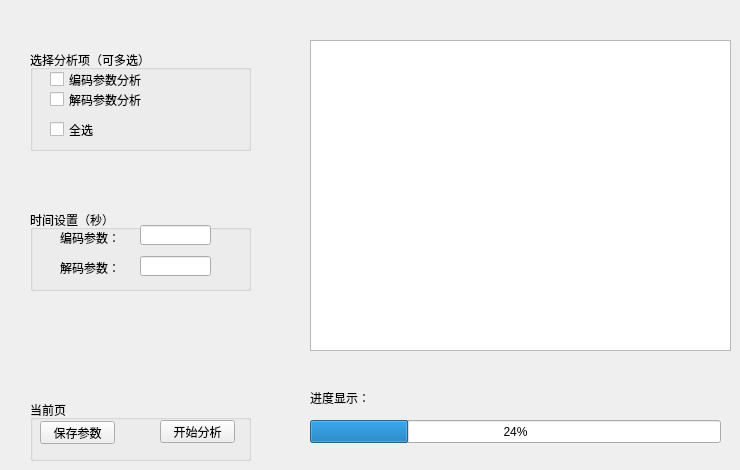
    <widget class="QWidget" name="tab_Media">
     <attribute name="title">
      <string>媒体分析</string>
     </attribute>
     <widget class="QTextBrowser" name="textBrowser_Media">
      <property name="geometry">
       <rect>
        <x>310</x>
        <y>40</y>
        <width>421</width>
        <height>311</height>
       </rect>
      </property>
     </widget>
     <widget class="QLabel" name="label_4">
      <property name="geometry">
       <rect>
        <x>310</x>
        <y>390</y>
        <width>72</width>
        <height>15</height>
       </rect>
      </property>
      <property name="text">
       <string>进度显示：</string>
      </property>
     </widget>
     <widget class="QProgressBar" name="progressBar_Media">
      <property name="geometry">
       <rect>
        <x>310</x>
        <y>420</y>
        <width>411</width>
        <height>23</height>
       </rect>
      </property>
      <property name="value">
       <number>24</number>
      </property>
     </widget>
     <widget class="QGroupBox" name="groupBox_MediaSet">
      <property name="geometry">
       <rect>
        <x>30</x>
        <y>400</y>
        <width>221</width>
        <height>61</height>
       </rect>
      </property>
      <property name="title">
       <string>当前页</string>
      </property>
      <widget class="QPushButton" name="pushButton_MediaSave">
       <property name="geometry">
        <rect>
         <x>10</x>
         <y>21</y>
         <width>75</width>
         <height>23</height>
        </rect>
       </property>
       <property name="text">
        <string>保存参数</string>
       </property>
      </widget>
      <widget class="QPushButton" name="pushButton_MediaStart">
       <property name="geometry">
        <rect>
         <x>130</x>
         <y>20</y>
         <width>75</width>
         <height>23</height>
        </rect>
       </property>
       <property name="text">
        <string>开始分析</string>
       </property>
      </widget>
     </widget>
     <widget class="QGroupBox" name="groupBox_MediaItem">
      <property name="geometry">
       <rect>
        <x>30</x>
        <y>50</y>
        <width>221</width>
        <height>101</height>
       </rect>
      </property>
      <property name="title">
       <string>选择分析项（可多选）</string>
      </property>
      <widget class="QCheckBox" name="checkBox_Encode">
       <property name="geometry">
        <rect>
         <x>20</x>
         <y>20</y>
         <width>131</width>
         <height>19</height>
        </rect>
       </property>
       <property name="text">
        <string>编码参数分析</string>
       </property>
      </widget>
      <widget class="QCheckBox" name="checkBox_Decode">
       <property name="geometry">
        <rect>
         <x>20</x>
         <y>40</y>
         <width>131</width>
         <height>19</height>
        </rect>
       </property>
       <property name="text">
        <string>解码参数分析</string>
       </property>
      </widget>
      <widget class="QCheckBox" name="checkBox_MediaAll">
       <property name="geometry">
        <rect>
         <x>20</x>
         <y>70</y>
         <width>131</width>
         <height>19</height>
        </rect>
       </property>
       <property name="text">
        <string>全选</string>
       </property>
      </widget>
     </widget>
     <widget class="QGroupBox" name="groupBox_MediaTime">
      <property name="geometry">
       <rect>
        <x>30</x>
        <y>210</y>
        <width>221</width>
        <height>81</height>
       </rect>
      </property>
      <property name="title">
       <string>时间设置（秒）</string>
      </property>
      <widget class="QLineEdit" name="lineEdit_MediaEncode">
       <property name="geometry">
        <rect>
         <x>110</x>
         <y>15</y>
         <width>71</width>
         <height>20</height>
        </rect>
       </property>
      </widget>
      <widget class="QLabel" name="label_16">
       <property name="geometry">
        <rect>
         <x>30</x>
         <y>20</y>
         <width>81</width>
         <height>16</height>
        </rect>
       </property>
       <property name="text">
        <string>编码参数：</string>
       </property>
      </widget>
      <widget class="QLabel" name="label_17">
       <property name="geometry">
        <rect>
         <x>30</x>
         <y>50</y>
         <width>81</width>
         <height>16</height>
        </rect>
       </property>
       <property name="text">
        <string>解码参数：</string>
       </property>
      </widget>
      <widget class="QLineEdit" name="lineEdit_MediaDecode">
       <property name="geometry">
        <rect>
         <x>110</x>
         <y>46</y>
         <width>71</width>
         <height>20</height>
        </rect>
       </property>
      </widget>
     </widget>
    </widget>
